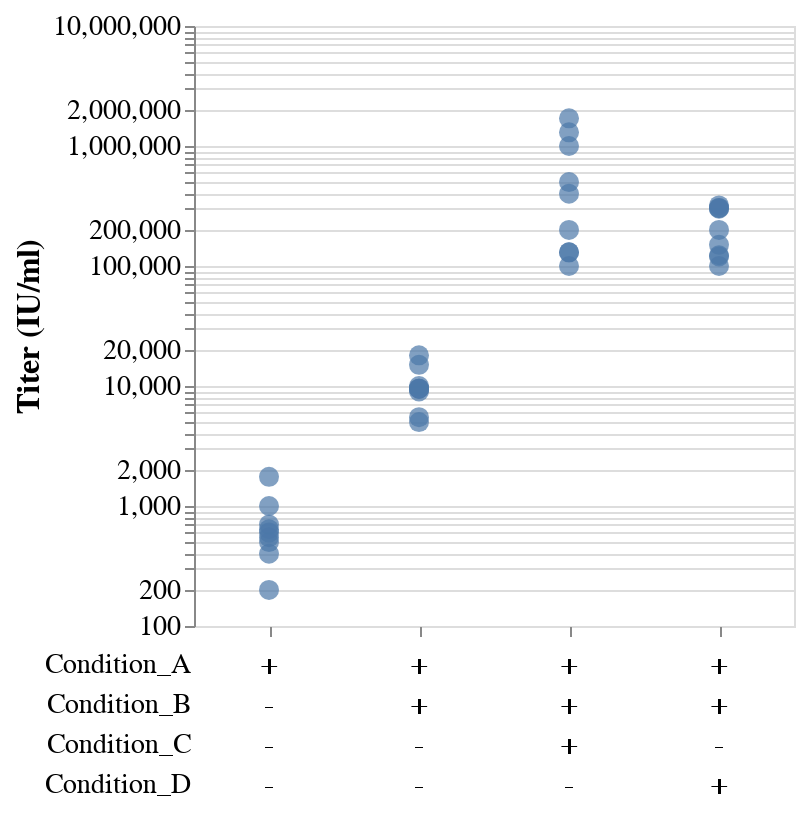

The notebook cell this image was saved under:
### Markdown cell above
`color` and `facet` are optional, but `data`, `titer_col`, and `condition_cols` are required:

### Code cell
plot_titers(
    data, # REQUIRED
    titer_col="Titer", # REQUIRED
    condition_cols=["Condition_A", "Condition_B", "Condition_C", "Condition_D"] # REQUIRED
)

### Figure 1 — Vega-Lite specification as saved in the notebook (floating-point values rounded to 4 significant figures)
{"config": {"view": {"continuousWidth": 300, "continuousHeight": 300}}, "vconcat": [{"mark": {"type": "point", "filled": true, "size": 100}, "encoding": {"tooltip": [{"field": "Titer", "type": "quantitative"}, {"field": "Virus", "type": "nominal"}, {"field": "Facet", "type": "nominal"}, {"field": "Condition_A", "type": "nominal"}, {"field": "Condition_B", "type": "nominal"}, {"field": "Condition_C", "type": "nominal"}, {"field": "Condition_D", "type": "nominal"}], "x": {"axis": {"domain": false, "grid": false, "labelFontSize": 14, "labels": false, "ticks": true, "title": null}, "field": "ID", "type": "nominal"}, "y": {"axis": {"labelFontSize": 14, "titleFontSize": 16}, "field": "Titer", "scale": {"type": "log"}, "title": "Titer (IU/ml)", "type": "quantitative"}}, "width": 300}, {"mark": {"type": "text", "size": 15}, "encoding": {"text": {"field": "Text", "type": "nominal"}, "x": {"axis": null, "field": "ID", "type": "nominal"}, "y": {"axis": {"domain": false, "grid": false, "labelFontSize": 14, "ticks": false, "title": null}, "field": "Condition", "type": "nominal"}}, "transform": [{"fold": ["Condition_A", "Condition_B", "Condition_C", "Condition_D"], "as": ["Condition", "Text"]}], "view": {"strokeWidth": 1e-05}, "width": 300}], "data": {"name": "data-48e68cca907ae27f3539e429469ea545"}, "spacing": 0, "title": {"text": "", "align": "center", "anchor": "middle", "fontSize": 20, "offset": 20}, "$schema": "https://vega.github.io/schema/vega-lite/v5.20.1.json", "datasets": {"data-48e68cca907ae27f3539e429469ea545": [{"Titer": 1000, "Virus": "Virus A", "Facet": "Facet A", "Condition_A": "+", "Condition_B": "-", "Condition_C": "-", "Condition_D": "-", "ID": "A"}, {"Titer": 10000, "Virus": "Virus A", "Facet": "Facet A", "Condition_A": "+", "Condition_B": "+", "Condition_C": "-", "Condition_D": "-", "ID": "A_B"}, {"Titer": 100000, "Virus": "Virus A", "Facet": "Facet A", "Condition_A": "+", "Condition_B": "+", "Condition_C": "-", "Condition_D": "+", "ID": "A_B_D"}, {"Titer": 500000, "Virus": "Virus A", "Facet": "Facet A", "Condition_A": "+", "Condition_B": "+", "Condition_C": "+", "Condition_D": "-", "ID": "A_B_C"}, {"Titer": 500, "Virus": "Virus B", "Facet": "Facet A", "Condition_A": "+", "Condition_B": "-", "Condition_C": "-", "Condition_D": "-", "ID": "A"}, {"Titer": 15000, "Virus": "Virus B", "Facet": "Facet A", "Condition_A": "+", "Condition_B": "+", "Condition_C": "-", "Condition_D": "-", "ID": "A_B"}, {"Titer": 150000, "Virus": "Virus B", "Facet": "Facet A", "Condition_A": "+", "Condition_B": "+", "Condition_C": "-", "Condition_D": "+", "ID": "A_B_D"}, {"Titer": 1000000, "Virus": "Virus B", "Facet": "Facet A", "Condition_A": "+", "Condition_B": "+", "Condition_C": "+", "Condition_D": "-", "ID": "A_B_C"}, {"Titer": 700, "Virus": "Virus C", "Facet": "Facet A", "Condition_A": "+", "Condition_B": "-", "Condition_C": "-", "Condition_D": "-", "ID": "A"}, {"Titer": 5000, "Virus": "Virus C", "Facet": "Facet A", "Condition_A": "+", "Condition_B": "+", "Condition_C": "-", "Condition_D": "-", "ID": "A_B"}, {"Titer": 300000, "Virus": "Virus C", "Facet": "Facet A", "Condition_A": "+", "Condition_B": "+", "Condition_C": "-", "Condition_D": "+", "ID": "A_B_D"}, {"Titer": 100000, "Virus": "Virus C", "Facet": "Facet A", "Condition_A": "+", "Condition_B": "+", "Condition_C": "+", "Condition_D": "-", "ID": "A_B_C"}, {"Titer": 1750, "Virus": "Virus A", "Facet": "Facet B", "Condition_A": "+", "Condition_B": "-", "Condition_C": "-", "Condition_D": "-", "ID": "A"}, {"Titer": 9500, "Virus": "Virus A", "Facet": "Facet B", "Condition_A": "+", "Condition_B": "+", "Condition_C": "-", "Condition_D": "-", "ID": "A_B"}, {"Titer": 123000, "Virus": "Virus A", "Facet": "Facet B", "Condition_A": "+", "Condition_B": "+", "Condition_C": "-", "Condition_D": "+", "ID": "A_B_D"}, {"Titer": 200000, "Virus": "Virus A", "Facet": "Facet B", "Condition_A": "+", "Condition_B": "+", "Condition_C": "+", "Condition_D": "-", "ID": "A_B_C"}, {"Titer": 640, "Virus": "Virus B", "Facet": "Facet B", "Condition_A": "+", "Condition_B": "-", "Condition_C": "-", "Condition_D": "-", "ID": "A"}, {"Titer": 9000, "Virus": "Virus B", "Facet": "Facet B", "Condition_A": "+", "Condition_B": "+", "Condition_C": "-", "Condition_D": "-", "ID": "A_B"}, {"Titer": 320000, "Virus": "Virus B", "Facet": "Facet B", "Condition_A": "+", "Condition_B": "+", "Condition_C": "-", "Condition_D": "+", "ID": "A_B_D"}, {"Titer": 1700000, "Virus": "Virus B", "Facet": "Facet B", "Condition_A": "+", "Condition_B": "+", "Condition_C": "+", "Condition_D": "-", "ID": "A_B_C"}, {"Titer": 200, "Virus": "Virus C", "Facet": "Facet B", "Condition_A": "+", "Condition_B": "-", "Condition_C": "-", "Condition_D": "-", "ID": "A"}, {"Titer": 9500, "Virus": "Virus C", "Facet": "Facet B", "Condition_A": "+", "Condition_B": "+", "Condition_C": "-", "Condition_D": "-", "ID": "A_B"}, {"Titer": 305000, "Virus": "Virus C", "Facet": "Facet B", "Condition_A": "+", "Condition_B": "+", "Condition_C": "-", "Condition_D": "+", "ID": "A_B_D"}, {"Titer": 130000, "Virus": "Virus C", "Facet": "Facet B", "Condition_A": "+", "Condition_B": "+", "Condition_C": "+", "Condition_D": "-", "ID": "A_B_C"}, {"Titer": 550, "Virus": "Virus A", "Facet": "Facet C", "Condition_A": "+", "Condition_B": "-", "Condition_C": "-", "Condition_D": "-", "ID": "A"}, {"Titer": 9500, "Virus": "Virus A", "Facet": "Facet C", "Condition_A": "+", "Condition_B": "+", "Condition_C": "-", "Condition_D": "-", "ID": "A_B"}, {"Titer": 120000, "Virus": "Virus A", "Facet": "Facet C", "Condition_A": "+", "Condition_B": "+", "Condition_C": "-", "Condition_D": "+", "ID": "A_B_D"}, {"Titer": 400000, "Virus": "Virus A", "Facet": "Facet C", "Condition_A": "+", "Condition_B": "+", "Condition_C": "+", "Condition_D": "-", "ID": "A_B_C"}, {"Titer": 600, "Virus": "Virus B", "Facet": "Facet C", "Condition_A": "+", "Condition_B": "-", "Condition_C": "-", "Condition_D": "-", "ID": "A"}, {"Titer": 18000, "Virus": "Virus B", "Facet": "Facet C", "Condition_A": "+", "Condition_B": "+", "Condition_C": "-", "Condition_D": "-", "ID": "A_B"}, {"Titer": 200000, "Virus": "Virus B", "Facet": "Facet C", "Condition_A": "+", "Condition_B": "+", "Condition_C": "-", "Condition_D": "+", "ID": "A_B_D"}, {"Titer": 1300000, "Virus": "Virus B", "Facet": "Facet C", "Condition_A": "+", "Condition_B": "+", "Condition_C": "+", "Condition_D": "-", "ID": "A_B_C"}, {"Titer": 400, "Virus": "Virus C", "Facet": "Facet C", "Condition_A": "+", "Condition_B": "-", "Condition_C": "-", "Condition_D": "-", "ID": "A"}, {"Titer": 5500, "Virus": "Virus C", "Facet": "Facet C", "Condition_A": "+", "Condition_B": "+", "Condition_C": "-", "Condition_D": "-", "ID": "A_B"}, {"Titer": 305000, "Virus": "Virus C", "Facet": "Facet C", "Condition_A": "+", "Condition_B": "+", "Condition_C": "-", "Condition_D": "+", "ID": "A_B_D"}, {"Titer": 130000, "Virus": "Virus C", "Facet": "Facet C", "Condition_A": "+", "Condition_B": "+", "Condition_C": "+", "Condition_D": "-", "ID": "A_B_C"}]}}
